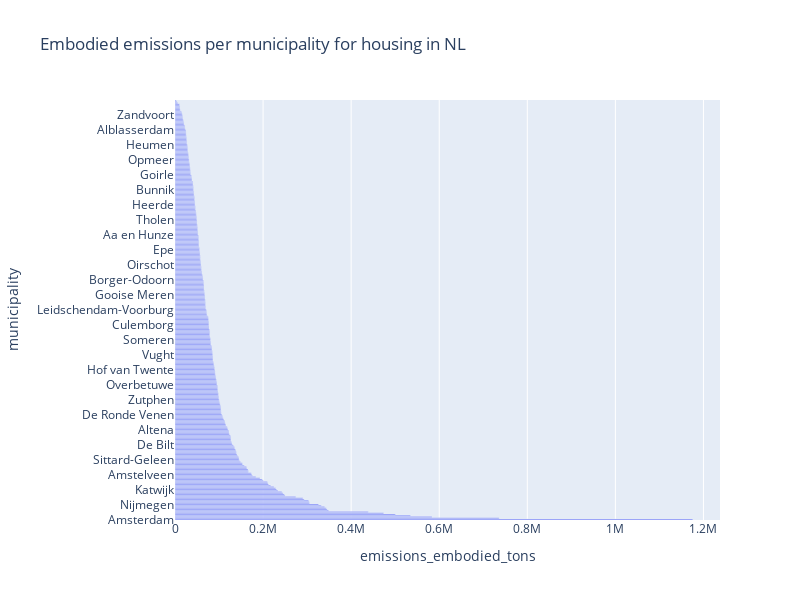

The cell this chart's notebook holds for it:
### Code cell
# horizontal bar chart for embodied emissions per municipality
fig = px.bar(gdf, x='emissions_embodied_tons', y='municipality', title='Embodied emissions per municipality for housing in NL')
fig.update_layout(width=800, height=600)
fig.show()

### Figure 1 — Plotly figure (JSON) as saved in the notebook; plotly's stock layout.template omitted (floating-point values rounded to 4 significant figures; data arrays with more than 128 entries replaced by an {"elided": "..."} marker saying what was removed)
{"data": [{"alignmentgroup": "True", "hovertemplate": "emissions_embodied_tons=%{x}<br>municipality=%{y}<extra></extra>", "legendgroup": "", "marker": {"color": "#636efa", "pattern": {"shape": ""}}, "name": "", "offsetgroup": "", "orientation": "h", "showlegend": false, "textposition": "auto", "type": "bar", "x": {"elided": "336 float values"}, "xaxis": "x", "y": {"elided": "336 str values"}, "yaxis": "y"}], "layout": {"barmode": "relative", "height": 600, "legend": {"tracegroupgap": 0}, "title": {"text": "Embodied emissions per municipality for housing in NL"}, "width": 800, "xaxis": {"anchor": "y", "domain": [0, 1], "title": {"text": "emissions_embodied_tons"}}, "yaxis": {"anchor": "x", "domain": [0, 1], "title": {"text": "municipality"}}}}
